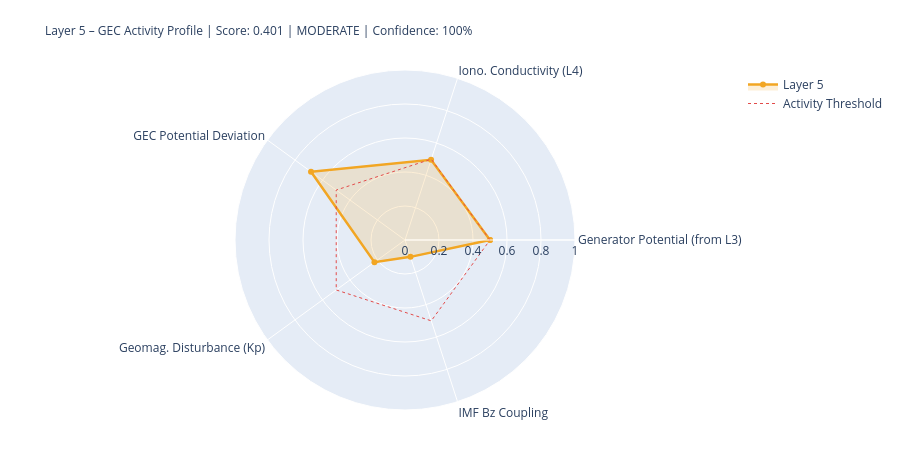

Here is the notebook cell this chart was saved with:
### Markdown cell above
---
## 5. State Assessment & Handoff to Layer 6

### Code cell
# ============================================================
# LAYER-5-SCORE
# ============================================================

# Components
# 1) Generator activity (Layer-3-driven)
gen_score = norm(generator_strength, 0.3, 2.0)
gen_src   = 'from_layer3' if l3_thunder_score is not None else 'estimated'

# 2) Ionospheric conductivity (Layer-4-driven)
iono_score = norm(iono_cond_factor, 0.7, 1.4)
iono_src   = 'from_layer4' if l4_ioniz is not None else 'estimated'

# 3) GEC potential deviation from reference
pot_score = norm(abs(delta_V_pct), 0, 30)  # 0 = at reference, 1 = 30% deviation
pot_src   = 'derived'

# 4) Geomagnetic disturbance (Kp) – modulates vertical currents
kp_score = norm(kp_val, 0, 9)
kp_src   = 'primary' if kp_now is not None else 'from_layer4'

# 5) IMF Bz coupling (southward = stronger M-I coupling → GEC influence)
bz_score = norm(-(bz_now or 0), -5, 30) if bz_now is not None else None
bz_src   = 'primary' if bz_now is not None else 'missing'

COMPONENTS = {
    'Generator Potential (from L3)':  {'score': gen_score,   'source': 'derived_from_layer3', 'dynamic': True},
    'Iono. Conductivity (L4)':      {'score': iono_score,  'source': iono_src, 'dynamic': True},
    'GEC Potential Deviation':      {'score': pot_score,   'source': pot_src,  'dynamic': True},
    'Geomag. Disturbance (Kp)':         {'score': kp_score,    'source': kp_src,   'dynamic': True},
    'IMF Bz Coupling':               {'score': bz_score,    'source': bz_src,   'dynamic': True},
}

available   = {k: v['score'] for k, v in COMPONENTS.items() if v['score'] is not None}
unavailable = [k for k, v in COMPONENTS.items() if v['score'] is None]
layer5_score = round(sum(available.values()) / len(available), 4) if available else None
confidence   = round(len(available) / len(COMPONENTS), 2)
level = ('unknown' if layer5_score is None
         else 'quiet'   if layer5_score < 0.3
         else 'moderate' if layer5_score < 0.6
         else 'active')
dominant_l5 = max(available, key=available.get) if available else 'none'

# Kp consistency: separate 1-min raw value from score value
kp_1m_raw   = kp_now          # directly from API (can be 0.0 during live measurement)
kp_for_score = kp_val          # from Layer-0 context or estimated value if needed
kp_score_src = kp_src

W = 68
print('=' * W)
print('LAYER 5 – GLOBAL ELECTRIC CIRCUIT – STATE ASSESSMENT')
print('=' * W)
for name, comp in COMPONENTS.items():
    s = comp['score']
    if s is not None:
        bar = '█' * int(s*20) + '░' * (20-int(s*20))
        print(f'  {name:<34} {bar}  {s:.3f}  [{comp["source"]}]')
    else:
        print(f'  {name:<34} {"─"*20}  n/a   [missing]')
print('-' * W)
print(f'  Score:         {layer5_score:.3f}  ({len(available)}/{len(COMPONENTS)} components)')
print(f'  Confidence:    {confidence:.0%}')
print(f'  Level:         {level.upper()}')
print(f'  Dominant:      {dominant_l5}')
print(f'  V_iono:        {V_iono_mod:.1f} kV  (Δ {delta_V_pct:+.1f}% vs. Ref)')
print(f'  I_total:       {I_total_mod:.1f} A   (Δ {delta_I_pct:+.1f}% vs. Ref)')
print('=' * W)

# Radar
cats   = list(available.keys())
vals_r = list(available.values())
if len(cats) >= 3:
    fig = go.Figure()
    fig.add_trace(go.Scatterpolar(
        r=vals_r + [vals_r[0]], theta=cats + [cats[0]],
        fill='toself', fillcolor='rgba(242,166,35,0.18)',
        line=dict(color='#F2A623', width=2.5), name='Layer 5'
    ))
    fig.add_trace(go.Scatterpolar(
        r=[0.5]*(len(cats)+1), theta=cats+[cats[0]],
        line=dict(color='#E24B4A', dash='dot', width=1),
        mode='lines', name='Activity Threshold'
    ))
    fig.update_layout(
        title=dict(
            text=f'Layer 5 – GEC Activity Profile | Score: {layer5_score:.3f} | {level.upper()} | Confidence: {confidence:.0%}',
            font=dict(size=12)
        ),
        polar=dict(radialaxis=dict(visible=True, range=[0,1])),
        height=450, showlegend=True,
        margin=dict(l=80, r=80, t=70, b=40)
    )
    fig.show()

### Figure 1 — Plotly figure (JSON) as saved in the notebook; plotly's stock layout.template omitted (floating-point values rounded to 4 significant figures)
{"data": [{"fill": "toself", "fillcolor": "rgba(242,166,35,0.18)", "line": {"color": "#F2A623", "width": 2.5}, "name": "Layer 5", "r": [0.5, 0.4963, 0.6833, 0.2222, 0.1043, 0.5], "theta": ["Generator Potential (from L3)", "Iono. Conductivity (L4)", "GEC Potential Deviation", "Geomag. Disturbance (Kp)", "IMF Bz Coupling", "Generator Potential (from L3)"], "type": "scatterpolar"}, {"line": {"color": "#E24B4A", "dash": "dot", "width": 1}, "mode": "lines", "name": "Activity Threshold", "r": [0.5, 0.5, 0.5, 0.5, 0.5, 0.5], "theta": ["Generator Potential (from L3)", "Iono. Conductivity (L4)", "GEC Potential Deviation", "Geomag. Disturbance (Kp)", "IMF Bz Coupling", "Generator Potential (from L3)"], "type": "scatterpolar"}], "layout": {"height": 450, "margin": {"b": 40, "l": 80, "r": 80, "t": 70}, "polar": {"radialaxis": {"range": [0, 1], "visible": true}}, "showlegend": true, "title": {"font": {"size": 12}, "text": "Layer 5 – GEC Activity Profile | Score: 0.401 | MODERATE | Confidence: 100%"}}}
